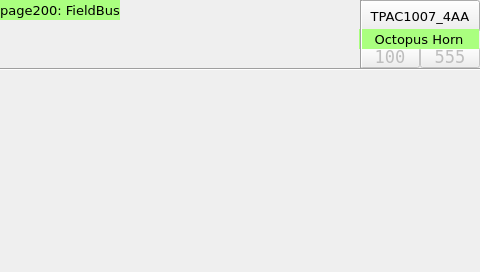
<?xml version="1.0" encoding="UTF-8"?>
<ui version="4.0">
<class>page200</class>
<widget class="QWidget" name="page200">
<property name="geometry">
<rect>
<x>0</x>
<y>0</y>
<width>480</width>
<height>272</height>
</rect>
</property>
<property name="minimumSize">
<size>
<width>480</width>
<height>272</height>
</size>
</property>
<property name="maximumSize">
<size>
<width>480</width>
<height>272</height>
</size>
</property>
<property name="windowTitle">
<string>page200</string>
</property>
<property name="styleSheet">
<string notr="true">QWidget#page200
{
}</string>
</property>
<widget class="ATCMbutton" name="atcmButton_5">
<property name="geometry">
<rect>
<x>360</x>
<y>0</y>
<width>120</width>
<height>32</height>
</rect>
</property>
<property name="font">
<font>
<family>DejaVu Sans</family>
<pointsize>10</pointsize>
<weight>50</weight>
<bold>false</bold>
</font>
</property>
<property name="toolTip">
<string/>
</property>
<property name="whatsThis">
<string>ATCMbutton widget</string>
</property>
<property name="pageName">
<string>menu</string>
</property>
<property name="statusvar">
<string/>
</property>
<property name="viewStatus">
<bool>false</bool>
</property>
<property name="refresh">
<number>200</number>
</property>
<property name="visibilityVar">
<string/>
</property>
<property name="bgColor">
<color>
<red>85</red>
<green>255</green>
<blue>255</blue>
</color>
</property>
<property name="borderColor">
<color>
<red>220</red>
<green>220</green>
<blue>220</blue>
</color>
</property>
<property name="text">
<string>TPAC1007_4AA</string>
</property>
<property name="pressText">
<string>TPAC1007_4AA</string>
</property>
<property name="borderWidth">
<number>2</number>
</property>
<property name="borderRadius">
<number>0</number>
</property>
<property name="apparence">
<enum>QFrame::Raised</enum>
</property>
</widget>
<widget class="Line" name="line">
<property name="geometry">
<rect>
<x>0</x>
<y>68</y>
<width>481</width>
<height>3</height>
</rect>
</property>
<property name="orientation">
<enum>Qt::Horizontal</enum>
</property>
</widget>
<widget class="ATCMlabel" name="atcmLabel_6">
<property name="enabled">
<bool>false</bool>
</property>
<property name="geometry">
<rect>
<x>360</x>
<y>47</y>
<width>60</width>
<height>21</height>
</rect>
</property>
<property name="font">
<font>
<family>DejaVu Sans Mono</family>
<pointsize>13</pointsize>
<weight>50</weight>
<bold>false</bold>
</font>
</property>
<property name="text">
<string>100</string>
</property>
<property name="toolTip">
<string>PLC_FWrevision</string>
</property>
<property name="whatsThis">
<string>ATCMlabel widget</string>
</property>
<property name="variable">
<string>PLC_FWrevision</string>
</property>
<property name="refresh">
<number>200</number>
</property>
<property name="max">
<string>0</string>
</property>
<property name="min">
<string>0</string>
</property>
<property name="viewStatus">
<bool>false</bool>
</property>
<property name="visibilityVar">
<string/>
</property>
<property name="bgColor">
<color>
<red>255</red>
<green>255</green>
<blue>127</blue>
</color>
</property>
<property name="fontColor">
<color>
<red>0</red>
<green>0</green>
<blue>0</blue>
</color>
</property>
<property name="borderWidth">
<number>0</number>
</property>
<property name="borderRadius">
<number>0</number>
</property>
</widget>
<widget class="ATCMlabel" name="atcmLabel_7">
<property name="enabled">
<bool>false</bool>
</property>
<property name="geometry">
<rect>
<x>420</x>
<y>47</y>
<width>60</width>
<height>21</height>
</rect>
</property>
<property name="font">
<font>
<family>DejaVu Sans Mono</family>
<pointsize>13</pointsize>
</font>
</property>
<property name="text">
<string>555</string>
</property>
<property name="toolTip">
<string>PLC_HWconfig</string>
</property>
<property name="whatsThis">
<string>ATCMlabel widget</string>
</property>
<property name="variable">
<string>PLC_HWconfig</string>
</property>
<property name="refresh">
<number>200</number>
</property>
<property name="max">
<string>0</string>
</property>
<property name="min">
<string>0</string>
</property>
<property name="viewStatus">
<bool>false</bool>
</property>
<property name="visibilityVar">
<string/>
</property>
<property name="bgColor">
<color>
<red>255</red>
<green>255</green>
<blue>127</blue>
</color>
</property>
<property name="fontColor">
<color>
<red>0</red>
<green>0</green>
<blue>0</blue>
</color>
</property>
<property name="borderWidth">
<number>0</number>
</property>
<property name="borderRadius">
<number>0</number>
</property>
<property name="format">
<enum>ATCMlabel::Hex</enum>
</property>
</widget>
<widget class="QLabel" name="label_18">
<property name="geometry">
<rect>
<x>359</x>
<y>29</y>
<width>120</width>
<height>20</height>
</rect>
</property>
<property name="font">
<font>
<family>DejaVu Sans</family>
<pointsize>10</pointsize>
</font>
</property>
<property name="styleSheet">
<string notr="true">background-color: rgb(170, 255, 127);</string>
</property>
<property name="text">
<string>Octopus Horn</string>
</property>
<property name="alignment">
<set>Qt::AlignCenter</set>
</property>
</widget>
<widget class="Line" name="line_11">
<property name="geometry">
<rect>
<x>360</x>
<y>0</y>
<width>3</width>
<height>68</height>
</rect>
</property>
<property name="orientation">
<enum>Qt::Vertical</enum>
</property>
</widget>
<widget class="QLabel" name="label_19">
<property name="geometry">
<rect>
<x>0</x>
<y>0</y>
<width>120</width>
<height>20</height>
</rect>
</property>
<property name="font">
<font>
<family>DejaVu Sans</family>
<pointsize>10</pointsize>
</font>
</property>
<property name="styleSheet">
<string notr="true">background-color: rgb(170, 255, 127);</string>
</property>
<property name="text">
<string>page200: FieldBus</string>
</property>
<property name="alignment">
<set>Qt::AlignCenter</set>
</property>
</widget>
</widget>
<customwidgets>
<customwidget>
<class>ATCMbutton</class>
<extends>QPushButton</extends>
<header>atcmplugin.h</header>
</customwidget>
<customwidget>
<class>ATCMlabel</class>
<extends>QPushButton</extends>
<header>atcmplugin.h</header>
</customwidget>
</customwidgets>
<resources/>
 <connections>
  <connection>
   <sender>atcmButton_5</sender>
   <signal>newPage(const char*,bool)</signal>
   <receiver>page200</receiver>
   <slot>goto_page(const char*,bool)</slot>
  </connection>
 </connections>
<slots>
<slot>goto_page(const char*,bool)</slot>
</slots>
</ui>
